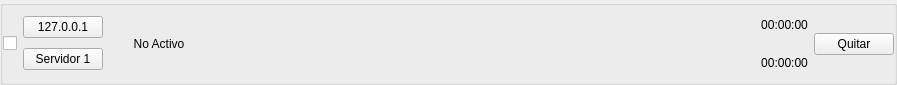
<?xml version="1.0" encoding="UTF-8"?>
<ui version="4.0">
 <class>HostIP</class>
 <widget class="QWidget" name="HostIP">
  <property name="geometry">
   <rect>
    <x>0</x>
    <y>0</y>
    <width>897</width>
    <height>85</height>
   </rect>
  </property>
  <property name="windowTitle">
   <string>Form</string>
  </property>
  <property name="styleSheet">
   <string notr="true"/>
  </property>
  <layout class="QVBoxLayout" name="verticalLayout_2">
   <property name="leftMargin">
    <number>0</number>
   </property>
   <property name="topMargin">
    <number>0</number>
   </property>
   <property name="rightMargin">
    <number>0</number>
   </property>
   <property name="bottomMargin">
    <number>0</number>
   </property>
   <item>
    <widget class="QGroupBox" name="gbHost">
     <property name="title">
      <string/>
     </property>
     <layout class="QHBoxLayout" name="horizontalLayout">
      <property name="leftMargin">
       <number>0</number>
      </property>
      <property name="topMargin">
       <number>0</number>
      </property>
      <property name="rightMargin">
       <number>0</number>
      </property>
      <property name="bottomMargin">
       <number>0</number>
      </property>
      <item>
       <widget class="QCheckBox" name="cxEnabled">
        <property name="toolTip">
         <string>Check para activar!!!</string>
        </property>
        <property name="text">
         <string/>
        </property>
       </widget>
      </item>
      <item>
       <layout class="QVBoxLayout" name="verticalLayout_3">
        <property name="spacing">
         <number>0</number>
        </property>
        <item>
         <widget class="QPushButton" name="btIP">
          <property name="text">
           <string>127.0.0.1</string>
          </property>
         </widget>
        </item>
        <item>
         <widget class="QPushButton" name="btName">
          <property name="text">
           <string>Servidor 1</string>
          </property>
         </widget>
        </item>
       </layout>
      </item>
      <item>
       <widget class="QLabel" name="lbStatus">
        <property name="minimumSize">
         <size>
          <width>100</width>
          <height>25</height>
         </size>
        </property>
        <property name="maximumSize">
         <size>
          <width>100</width>
          <height>25</height>
         </size>
        </property>
        <property name="text">
         <string>No Activo</string>
        </property>
        <property name="alignment">
         <set>Qt::AlignCenter</set>
        </property>
       </widget>
      </item>
      <item>
       <spacer name="horizontalSpacer">
        <property name="orientation">
         <enum>Qt::Horizontal</enum>
        </property>
        <property name="sizeHint" stdset="0">
         <size>
          <width>168</width>
          <height>20</height>
         </size>
        </property>
       </spacer>
      </item>
      <item>
       <layout class="QVBoxLayout" name="verticalLayout">
        <property name="spacing">
         <number>0</number>
        </property>
        <item>
         <widget class="QLabel" name="lbLastRequest">
          <property name="minimumSize">
           <size>
            <width>0</width>
            <height>0</height>
           </size>
          </property>
          <property name="maximumSize">
           <size>
            <width>16777215</width>
            <height>16777215</height>
           </size>
          </property>
          <property name="toolTip">
           <string>Última comunicación exitosa!!!</string>
          </property>
          <property name="text">
           <string>00:00:00</string>
          </property>
          <property name="alignment">
           <set>Qt::AlignCenter</set>
          </property>
         </widget>
        </item>
        <item>
         <widget class="QLabel" name="lbLastError">
          <property name="minimumSize">
           <size>
            <width>0</width>
            <height>0</height>
           </size>
          </property>
          <property name="maximumSize">
           <size>
            <width>16777215</width>
            <height>16777215</height>
           </size>
          </property>
          <property name="toolTip">
           <string>Última comunicación NO exitosa!!!</string>
          </property>
          <property name="text">
           <string>00:00:00</string>
          </property>
          <property name="alignment">
           <set>Qt::AlignCenter</set>
          </property>
         </widget>
        </item>
       </layout>
      </item>
      <item>
       <widget class="QPushButton" name="btRemove">
        <property name="text">
         <string>Quitar</string>
        </property>
       </widget>
      </item>
     </layout>
    </widget>
   </item>
  </layout>
 </widget>
 <resources/>
 <connections/>
</ui>
